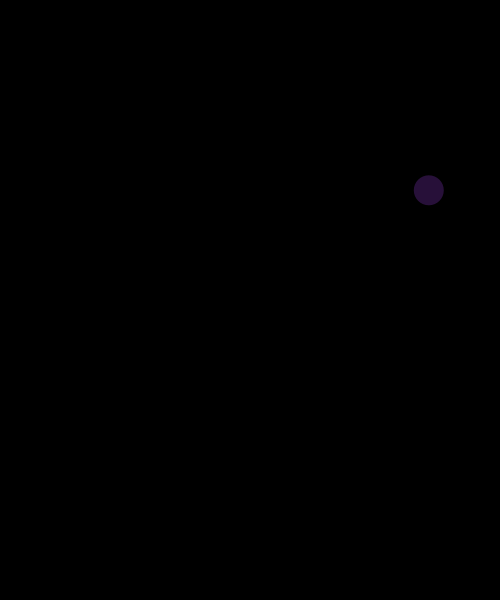
Frame 1 (no input)
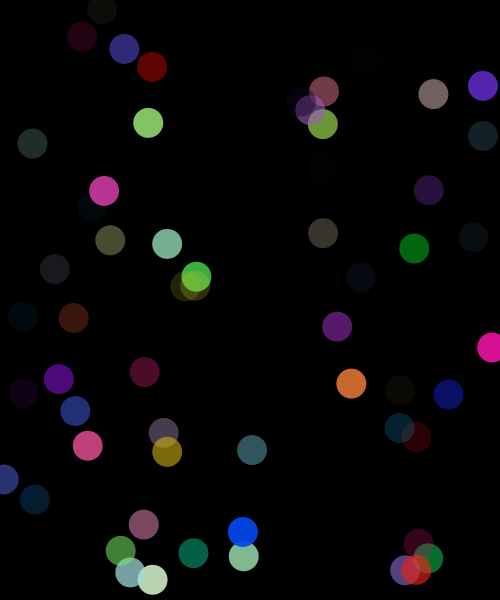
Frame 60 (the mouse pressed at the canvas centre just before this capture)
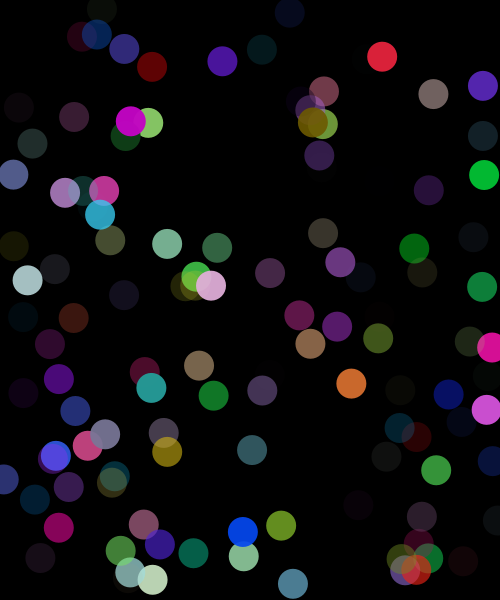
Frame 120 (the mouse held since frame 60 and released just before this capture)

The Processing sketch that drew these frames (run headless with seeded random() and noise(); from frame 60 on, the mouse is pressed at the canvas centre):

// Processing sketch: w01_06_random
// ── w01_06_random.pde
// IMA | NYU Shanghai
// Kinetic Interfaces
// MOQN
// Jan 24 2018

void setup() {
  size(500, 600);
  background(0);
  noStroke();
}


void draw() {
  //background(0);

  // random(255);
  // generate a random float from 0 to 255

  // random(30, 80);
  // generate a random float from 30 to 80

  fill(random(255), random(255), random(255), random(255));
  ellipse(random(width), random(height), 30, 30);
}
